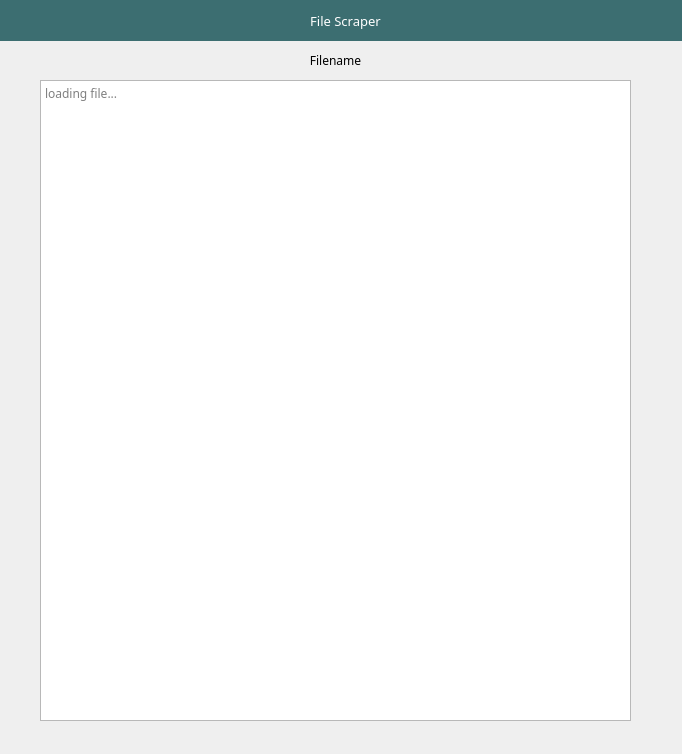
<?xml version="1.0" encoding="UTF-8"?>
<ui version="4.0">
 <class>Form</class>
 <widget class="QWidget" name="Form">
  <property name="geometry">
   <rect>
    <x>0</x>
    <y>0</y>
    <width>682</width>
    <height>754</height>
   </rect>
  </property>
  <property name="windowTitle">
   <string>File Scraper</string>
  </property>
  <widget class="QTextBrowser" name="txt_scraper">
   <property name="geometry">
    <rect>
     <x>40</x>
     <y>80</y>
     <width>591</width>
     <height>641</height>
    </rect>
   </property>
   <property name="font">
    <font>
     <family>Gadugi</family>
    </font>
   </property>
   <property name="cursor" stdset="0">
    <cursorShape>IBeamCursor</cursorShape>
   </property>
   <property name="sizeAdjustPolicy">
    <enum>QAbstractScrollArea::AdjustIgnored</enum>
   </property>
   <property name="placeholderText">
    <string>loading file...</string>
   </property>
  </widget>
  <widget class="QLabel" name="label">
   <property name="geometry">
    <rect>
     <x>0</x>
     <y>0</y>
     <width>691</width>
     <height>41</height>
    </rect>
   </property>
   <property name="font">
    <font>
     <family>Gadugi</family>
     <pointsize>10</pointsize>
    </font>
   </property>
   <property name="autoFillBackground">
    <bool>false</bool>
   </property>
   <property name="styleSheet">
    <string notr="true">color: white; background-color: #3C6E71;</string>
   </property>
   <property name="text">
    <string>File Scraper</string>
   </property>
   <property name="alignment">
    <set>Qt::AlignCenter</set>
   </property>
  </widget>
  <widget class="QLabel" name="lbl_scraper_filename">
   <property name="geometry">
    <rect>
     <x>30</x>
     <y>50</y>
     <width>611</width>
     <height>20</height>
    </rect>
   </property>
   <property name="font">
    <font>
     <family>Gadugi</family>
    </font>
   </property>
   <property name="text">
    <string>Filename</string>
   </property>
   <property name="alignment">
    <set>Qt::AlignCenter</set>
   </property>
  </widget>
 </widget>
 <resources/>
 <connections/>
</ui>
